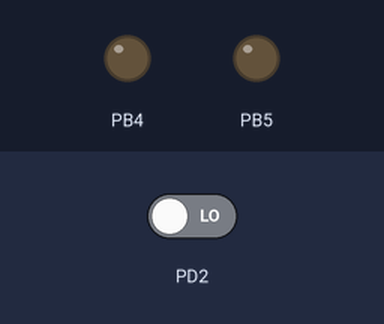
This program was run on a simulated ATmega328P, built with avr-gcc and emulated at 16 MHz. On the bench: output pins drawn as LEDs (lit = HIGH). The test bench sets the inputs (shaded band); at power-on: PD2 LOW.

Above: at 1.2 s.
1.3 s: PD2 driven HIGH
At 1.9 s:
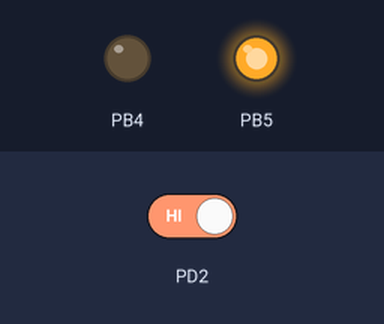
At 11.9 s:
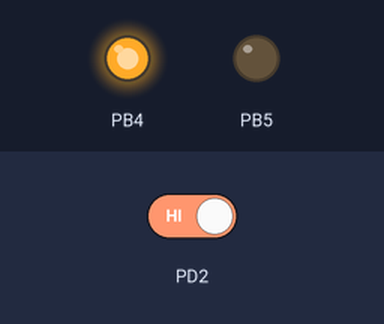
Timing chart, 0 to 27.8 s (numbered marks = the images above; inputs shaded):
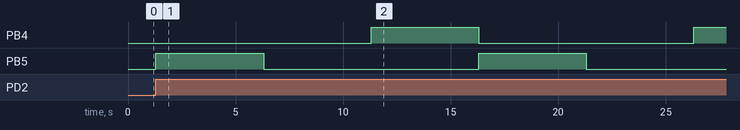

The program:

main.c
```c
/*
 * dcmotor_switch.c
 *
 * Created: 9/28/2025 1:00:32 AM
 * Author : Jaise Biju
 */

#define F_CPU 16000000UL
#include <avr/io.h>
#include <util/delay.h>


int main(void)
{
	DDRB|=(1<<DDB5);
	DDRB|=(1<<DDB4);
	DDRD &=~(1<<DDD2);
	while (1)
	{
		if(PIND &(1<<PIND2))
		{

		PORTB |=(1<<PORTB5);
		PORTB &=~(1<<PORTB4);
		_delay_ms(5000);
		PORTB &=~(1<<PORTB4);
		PORTB &=~(1<<PORTB5);
		_delay_ms(5000);
		PORTB |=(1<<PORTB4);
		PORTB &=~(1<<PORTB5);
		_delay_ms(5000);
	}
	else
	{PORTB &=~(1<<PORTB4);
	PORTB &=~(1<<PORTB5);

	}
}

}
```

Measured:
- after the input at 1.3 s, PB4: LOW → HIGH after 10.0 s, → LOW 5.0 s later, → HIGH 10.0 s later; PB5: alternates HIGH for 5.0 s and LOW for 10.0 s, starting at once
